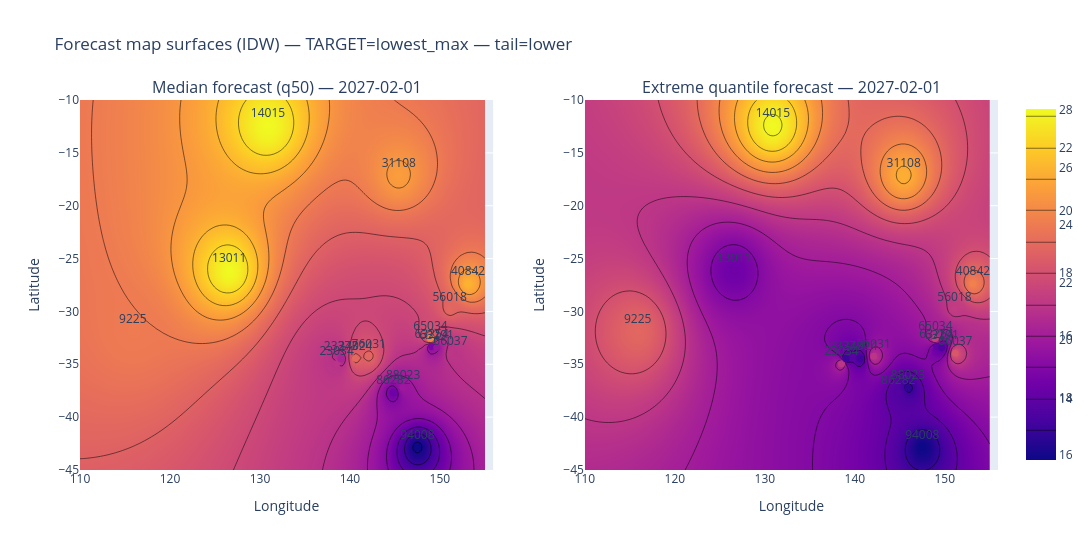

The cell this chart's notebook holds for it:
### Markdown cell above
## Spatial prediction across Australia (IDW) + spatial generalisation test

We have only 17 stations, so any “full map” prediction is necessarily an **interpolation** problem.

A simple and transparent baseline is **Inverse Distance Weighting (IDW)**:

Given station locations \(s_i\) with values \(z_i\), predict at a new location \(s\) by
\[
\hat z(s) = \frac{\sum_i w_i(s) z_i}{\sum_i w_i(s)}, \qquad
w_i(s) = \frac{1}{d(s,s_i)^p},
\]
with power parameter \(p\approx 2\).

We use IDW for:
- producing map surfaces of forecasts (median and extreme quantile),
- and a simple **leave-one-station-out** sanity test of spatial generalisation.

### Code cell
# ==========================
# IDW interpolation + spatial CV
# ==========================

def idw_predict(xy_known, z_known, xy_query, power=2.0, eps=1e-12):
    """Inverse distance weighting interpolation (planar lat-lon approximation)."""
    xy_known = np.asarray(xy_known, float)
    z_known = np.asarray(z_known, float)
    xy_query = np.asarray(xy_query, float)

    out = np.zeros(len(xy_query))
    for j, (xq, yq) in enumerate(xy_query):
        dx = xy_known[:,0] - xq
        dy = xy_known[:,1] - yq
        d2 = dx*dx + dy*dy + eps
        w = 1.0 / (d2**(power/2))
        out[j] = np.sum(w*z_known) / np.sum(w)
    return out

# ---- Spatial CV: leave-one-station-out for climatology median forecasts ----

# We'll use the latest backtest fold setup for consistency
train_end = max_origin
test_end = train_end + pd.DateOffset(months=HORIZON)

train_full = panel.loc[panel["ds"] <= train_end].copy()
test_full  = panel.loc[(panel["ds"] > train_end) & (panel["ds"] <= test_end)].copy()

train_obs = train_full.dropna(subset=["x"]).copy()

# Fit station×month medians on training data (q50 only)
q50_tbl = fit_station_month_quantiles(train_obs, q_list=[0.50]).rename(columns={"q50":"q50"})
q50_tbl = q50_tbl[["station","Month","q50"]]

# Station meta (lat/lon)
meta = panel[["station","lat","lon"]].drop_duplicates().set_index("station")

cv_rows = []
for holdout in sorted(panel["station"].unique()):
    # other stations
    others = [s for s in sorted(panel["station"].unique()) if s != holdout]

    # Build predicted q50 for each month using IDW over other stations
    preds_month = {}
    for m in range(1,13):
        tmpm = q50_tbl.loc[(q50_tbl["station"].isin(others)) & (q50_tbl["Month"]==m)].copy()
        xy = np.column_stack([meta.loc[tmpm["station"], "lon"].values,
                              meta.loc[tmpm["station"], "lat"].values])
        z  = tmpm["q50"].values
        xy_q = np.array([[meta.loc[holdout, "lon"], meta.loc[holdout, "lat"]]])
        preds_month[m] = float(idw_predict(xy, z, xy_q, power=2.0)[0])

    # Predict on the test window
    gtest = test_full.loc[test_full["station"]==holdout].copy()
    gtest = gtest.dropna(subset=["y"]).copy()  # evaluate only where observed
    if gtest.empty:
        continue

    gtest["q50_idw"] = gtest["Month"].map(preds_month)
    yhat = from_working_scale(gtest["q50_idw"], TARGET)
    ytrue = gtest["y"].values
    cv_rows.append({"holdout_station": holdout, "n_obs": int(len(gtest)), "MAE_IDW_climatology": mae(ytrue, yhat)})

cv_tbl = pd.DataFrame(cv_rows).sort_values("MAE_IDW_climatology")
display(cv_tbl)
save_table(cv_tbl, f"spatial_cv_idw_climatology_{TARGET}_{TAIL}")



# ---- Map surface of the final forecast month (median + EVT extreme) ----
# We'll use the fitted models on ALL available data and forecast HORIZON months ahead.

train_full = panel.copy()
train_obs  = train_full.dropna(subset=["x"]).copy()

# quantiles for bulk
q_list = [0.25, 0.50, 0.75, EXT_Q_X]
quant_tbl = fit_station_month_quantiles(train_obs, q_list=q_list)
q_ext_name = f"q{int(round(100*EXT_Q_X))}"
if q_ext_name in quant_tbl.columns:
    quant_tbl = quant_tbl.rename(columns={q_ext_name: "bulk_ext_q"})

train_full = add_quantiles(train_full, quant_tbl)

# EVT params
train_evt = add_quantiles(train_obs, quant_tbl)
evt_params = fit_evt_params(train_evt, p0=P0)

# Forecast months beyond dataset
last_ds = panel["ds"].max()
future_ds = pd.date_range(last_ds + pd.DateOffset(months=1), periods=HORIZON, freq="MS")
future = pd.DataFrame([(st, d) for st in sorted(panel["station"].unique()) for d in future_ds],
                      columns=["station","ds"])
future["Month"] = future["ds"].dt.month
future = future.merge(meta.reset_index(), on="station", how="left")

# Add bulk quantiles to future months
future = add_quantiles(future, quant_tbl)

# EVT extreme quantile for future months (uses q25/q50/q75)
evt_future = predict_extreme_quantile(future, evt_params)
future = future.merge(evt_future[["station","ds","evt_ext_q"]], on=["station","ds"], how="left")

# Choose which forecast month to map (last horizon month)
MAP_DS = future_ds[-1]
map_df = future.loc[future["ds"]==MAP_DS].copy()

# Convert to original units
map_df["y_q50"] = from_working_scale(map_df["q50"], TARGET)
map_df["y_evt_ext_q"] = from_working_scale(map_df["evt_ext_q"], TARGET)

# Make an IDW grid surface
lon_min, lon_max = 110, 155
lat_min, lat_max = -45, -10
nx, ny = 120, 90
lon_grid = np.linspace(lon_min, lon_max, nx)
lat_grid = np.linspace(lat_min, lat_max, ny)
Lon, Lat = np.meshgrid(lon_grid, lat_grid)
xy_query = np.column_stack([Lon.ravel(), Lat.ravel()])

xy_known = np.column_stack([map_df["lon"].values, map_df["lat"].values])

# Two surfaces: median and EVT extreme
z_med = map_df["y_q50"].values
z_ext = map_df["y_evt_ext_q"].values

Z_med = idw_predict(xy_known, z_med, xy_query, power=2.0).reshape(Lat.shape)
Z_ext = idw_predict(xy_known, z_ext, xy_query, power=2.0).reshape(Lat.shape)

# Plot surfaces (lat-lon plane)
fig = make_subplots(rows=1, cols=2, subplot_titles=[f"Median forecast (q50) — {MAP_DS.date()}",
                                                    f"Extreme quantile forecast — {MAP_DS.date()}"])
fig.add_trace(go.Contour(x=lon_grid, y=lat_grid, z=Z_med, contours_coloring="heatmap", showscale=True), row=1,col=1)
fig.add_trace(go.Scatter(x=map_df["lon"], y=map_df["lat"], mode="markers+text",
                         text=map_df["station"].astype(str), textposition="top center",
                         marker=dict(size=7, color=z_med), showlegend=False), row=1,col=1)

fig.add_trace(go.Contour(x=lon_grid, y=lat_grid, z=Z_ext, contours_coloring="heatmap", showscale=True), row=1,col=2)
fig.add_trace(go.Scatter(x=map_df["lon"], y=map_df["lat"], mode="markers+text",
                         text=map_df["station"].astype(str), textposition="top center",
                         marker=dict(size=7, color=z_ext), showlegend=False), row=1,col=2)

fig.update_xaxes(title_text="Longitude")
fig.update_yaxes(title_text="Latitude")
fig.update_layout(height=550, width=1100, title=f"Forecast map surfaces (IDW) — TARGET={TARGET} — tail={TAIL}")
save_fig(fig, f"forecast_map_idw_{TARGET}_{TAIL}_{MAP_DS.date()}")

### Figure 1 — Plotly figure (JSON) as saved in the notebook; plotly's stock layout.template omitted (floating-point values rounded to 4 significant figures; data arrays with more than 128 entries replaced by an {"elided": "..."} marker saying what was removed)
{"data": [{"contours": {"coloring": "heatmap"}, "showscale": true, "type": "contour", "x": [110.0, 110.4, 110.8, 111.1, 111.5, 111.9, 112.3, 112.6, 113.0, 113.4, 113.8, 114.2, 114.5, 114.9, 115.3, 115.7, 116.1, 116.4, 116.8, 117.2, 117.6, 117.9, 118.3, 118.7, 119.1, 119.5, 119.8, 120.2, 120.6, 121.0, 121.3, 121.7, 122.1, 122.5, 122.9, 123.2, 123.6, 124.0, 124.4, 124.7, 125.1, 125.5, 125.9, 126.3, 126.6, 127.0, 127.4, 127.8, 128.2, 128.5, 128.9, 129.3, 129.7, 130.0, 130.4, 130.8, 131.2, 131.6, 131.9, 132.3, 132.7, 133.1, 133.4, 133.8, 134.2, 134.6, 135.0, 135.3, 135.7, 136.1, 136.5, 136.8, 137.2, 137.6, 138.0, 138.4, 138.7, 139.1, 139.5, 139.9, 140.3, 140.6, 141.0, 141.4, 141.8, 142.1, 142.5, 142.9, 143.3, 143.7, 144.0, 144.4, 144.8, 145.2, 145.5, 145.9, 146.3, 146.7, 147.1, 147.4, 147.8, 148.2, 148.6, 148.9, 149.3, 149.7, 150.1, 150.5, 150.8, 151.2, 151.6, 152.0, 152.4, 152.7, 153.1, 153.5, 153.9, 154.2, 154.6, 155.0], "xaxis": "x", "y": [-45.0, -44.61, -44.21, -43.82, -43.43, -43.03, -42.64, -42.25, -41.85, -41.46, -41.07, -40.67, -40.28, -39.89, -39.49, -39.1, -38.71, -38.31, -37.92, -37.53, -37.13, -36.74, -36.35, -35.96, -35.56, -35.17, -34.78, -34.38, -33.99, -33.6, -33.2, -32.81, -32.42, -32.02, -31.63, -31.24, -30.84, -30.45, -30.06, -29.66, -29.27, -28.88, -28.48, -28.09, -27.7, -27.3, -26.91, -26.52, -26.12, -25.73, -25.34, -24.94, -24.55, -24.16, -23.76, -23.37, -22.98, -22.58, -22.19, -21.8, -21.4, -21.01, -20.62, -20.22, -19.83, -19.44, -19.04, -18.65, -18.26, -17.87, -17.47, -17.08, -16.69, -16.29, -15.9, -15.51, -15.11, -14.72, -14.33, -13.93, -13.54, -13.15, -12.75, -12.36, -11.97, -11.57, -11.18, -10.79, -10.39, -10.0], "yaxis": "y", "z": {"elided": "90x120 float values"}}, {"marker": {"color": [24.0, 28.0, 28.0, 21.1, 20.4, 23.3, 25.2, 25.9, 23.2, 18.8, 19.8, 24.5, 21.2, 23.2, 18.4, 19.9, 15.8], "size": 7}, "mode": "markers+text", "showlegend": false, "text": ["9225", "13011", "14015", "23034", "23373", "24024", "31108", "40842", "56018", "63254", "63291", "65034", "66037", "76031", "86282", "88023", "94008"], "textposition": "top center", "type": "scatter", "x": [115.9, 126.6, 130.9, 138.5, 139.0, 140.6, 145.4, 153.1, 151.1, 149.1, 149.7, 148.9, 151.2, 142.1, 144.8, 145.9, 147.5], "xaxis": "x", "y": [-31.92, -26.13, -12.42, -34.95, -34.48, -34.44, -17.13, -27.39, -29.78, -33.32, -33.41, -32.56, -33.95, -34.24, -37.67, -37.23, -42.83], "yaxis": "y"}, {"contours": {"coloring": "heatmap"}, "showscale": true, "type": "contour", "x": [110.0, 110.4, 110.8, 111.1, 111.5, 111.9, 112.3, 112.6, 113.0, 113.4, 113.8, 114.2, 114.5, 114.9, 115.3, 115.7, 116.1, 116.4, 116.8, 117.2, 117.6, 117.9, 118.3, 118.7, 119.1, 119.5, 119.8, 120.2, 120.6, 121.0, 121.3, 121.7, 122.1, 122.5, 122.9, 123.2, 123.6, 124.0, 124.4, 124.7, 125.1, 125.5, 125.9, 126.3, 126.6, 127.0, 127.4, 127.8, 128.2, 128.5, 128.9, 129.3, 129.7, 130.0, 130.4, 130.8, 131.2, 131.6, 131.9, 132.3, 132.7, 133.1, 133.4, 133.8, 134.2, 134.6, 135.0, 135.3, 135.7, 136.1, 136.5, 136.8, 137.2, 137.6, 138.0, 138.4, 138.7, 139.1, 139.5, 139.9, 140.3, 140.6, 141.0, 141.4, 141.8, 142.1, 142.5, 142.9, 143.3, 143.7, 144.0, 144.4, 144.8, 145.2, 145.5, 145.9, 146.3, 146.7, 147.1, 147.4, 147.8, 148.2, 148.6, 148.9, 149.3, 149.7, 150.1, 150.5, 150.8, 151.2, 151.6, 152.0, 152.4, 152.7, 153.1, 153.5, 153.9, 154.2, 154.6, 155.0], "xaxis": "x2", "y": [-45.0, -44.61, -44.21, -43.82, -43.43, -43.03, -42.64, -42.25, -41.85, -41.46, -41.07, -40.67, -40.28, -39.89, -39.49, -39.1, -38.71, -38.31, -37.92, -37.53, -37.13, -36.74, -36.35, -35.96, -35.56, -35.17, -34.78, -34.38, -33.99, -33.6, -33.2, -32.81, -32.42, -32.02, -31.63, -31.24, -30.84, -30.45, -30.06, -29.66, -29.27, -28.88, -28.48, -28.09, -27.7, -27.3, -26.91, -26.52, -26.12, -25.73, -25.34, -24.94, -24.55, -24.16, -23.76, -23.37, -22.98, -22.58, -22.19, -21.8, -21.4, -21.01, -20.62, -20.22, -19.83, -19.44, -19.04, -18.65, -18.26, -17.87, -17.47, -17.08, -16.69, -16.29, -15.9, -15.51, -15.11, -14.72, -14.33, -13.93, -13.54, -13.15, -12.75, -12.36, -11.97, -11.57, -11.18, -10.79, -10.39, -10.0], "yaxis": "y2", "z": {"elided": "90x120 float values"}}, {"marker": {"color": [18.8, 14.42, 23.21, 16.95, 13.03, 13.17, 21.16, 19.71, 17.19, 14.04, 13.61, 17.44, 18.23, 16.9, 13.7, 12.77, 12.03], "size": 7}, "mode": "markers+text", "showlegend": false, "text": ["9225", "13011", "14015", "23034", "23373", "24024", "31108", "40842", "56018", "63254", "63291", "65034", "66037", "76031", "86282", "88023", "94008"], "textposition": "top center", "type": "scatter", "x": [115.9, 126.6, 130.9, 138.5, 139.0, 140.6, 145.4, 153.1, 151.1, 149.1, 149.7, 148.9, 151.2, 142.1, 144.8, 145.9, 147.5], "xaxis": "x2", "y": [-31.92, -26.13, -12.42, -34.95, -34.48, -34.44, -17.13, -27.39, -29.78, -33.32, -33.41, -32.56, -33.95, -34.24, -37.67, -37.23, -42.83], "yaxis": "y2"}], "layout": {"annotations": [{"font": {"size": 16}, "showarrow": false, "text": "Median forecast (q50) — 2027-02-01", "x": 0.225, "xanchor": "center", "xref": "paper", "y": 1, "yanchor": "bottom", "yref": "paper"}, {"font": {"size": 16}, "showarrow": false, "text": "Extreme quantile forecast — 2027-02-01", "x": 0.775, "xanchor": "center", "xref": "paper", "y": 1, "yanchor": "bottom", "yref": "paper"}], "height": 550, "title": {"text": "Forecast map surfaces (IDW) — TARGET=lowest_max — tail=lower"}, "width": 1100, "xaxis": {"anchor": "y", "domain": [0, 0.45], "title": {"text": "Longitude"}}, "xaxis2": {"anchor": "y2", "domain": [0.55, 1], "title": {"text": "Longitude"}}, "yaxis": {"anchor": "x", "domain": [0, 1], "title": {"text": "Latitude"}}, "yaxis2": {"anchor": "x2", "domain": [0, 1], "title": {"text": "Latitude"}}}}
